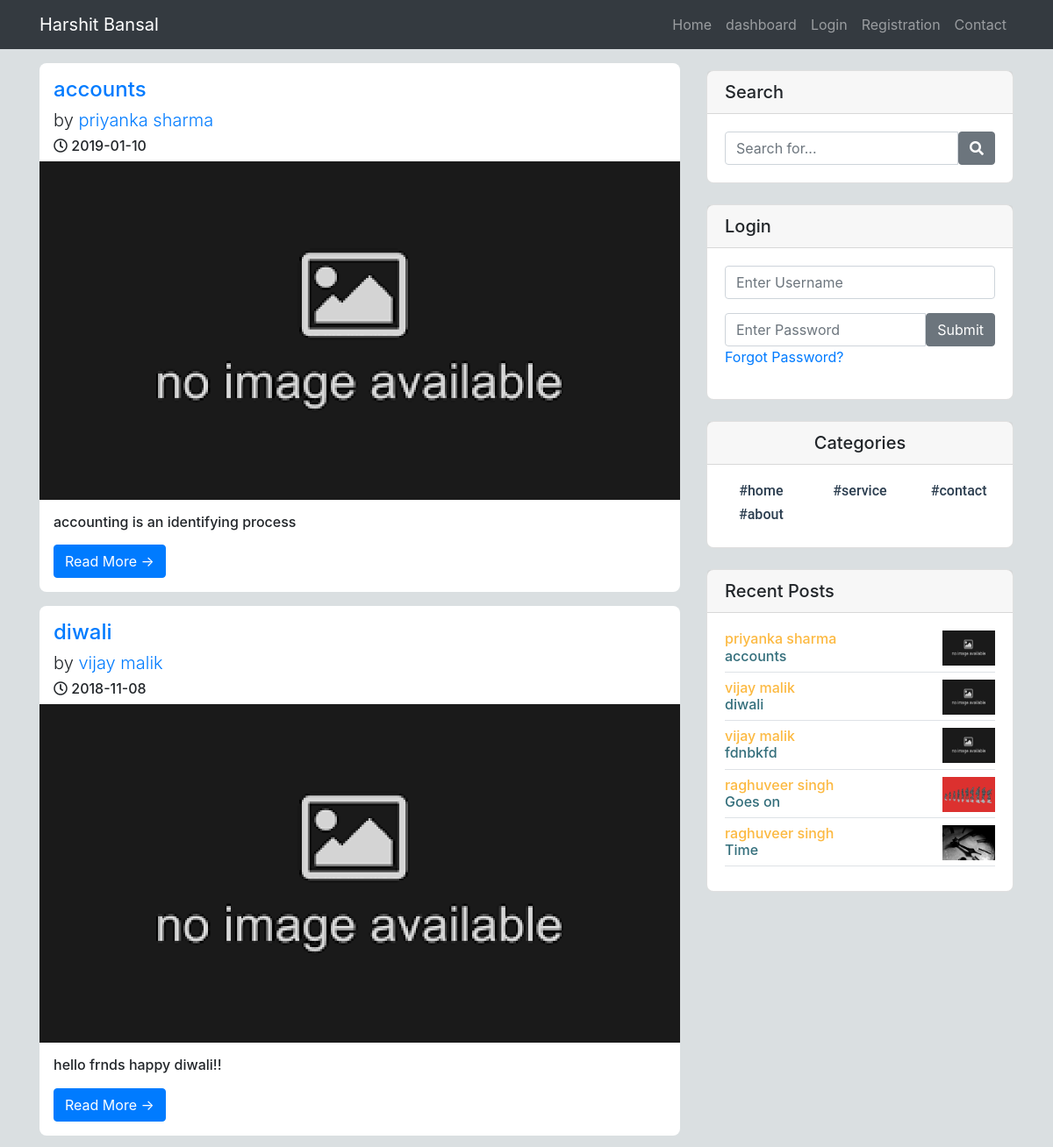
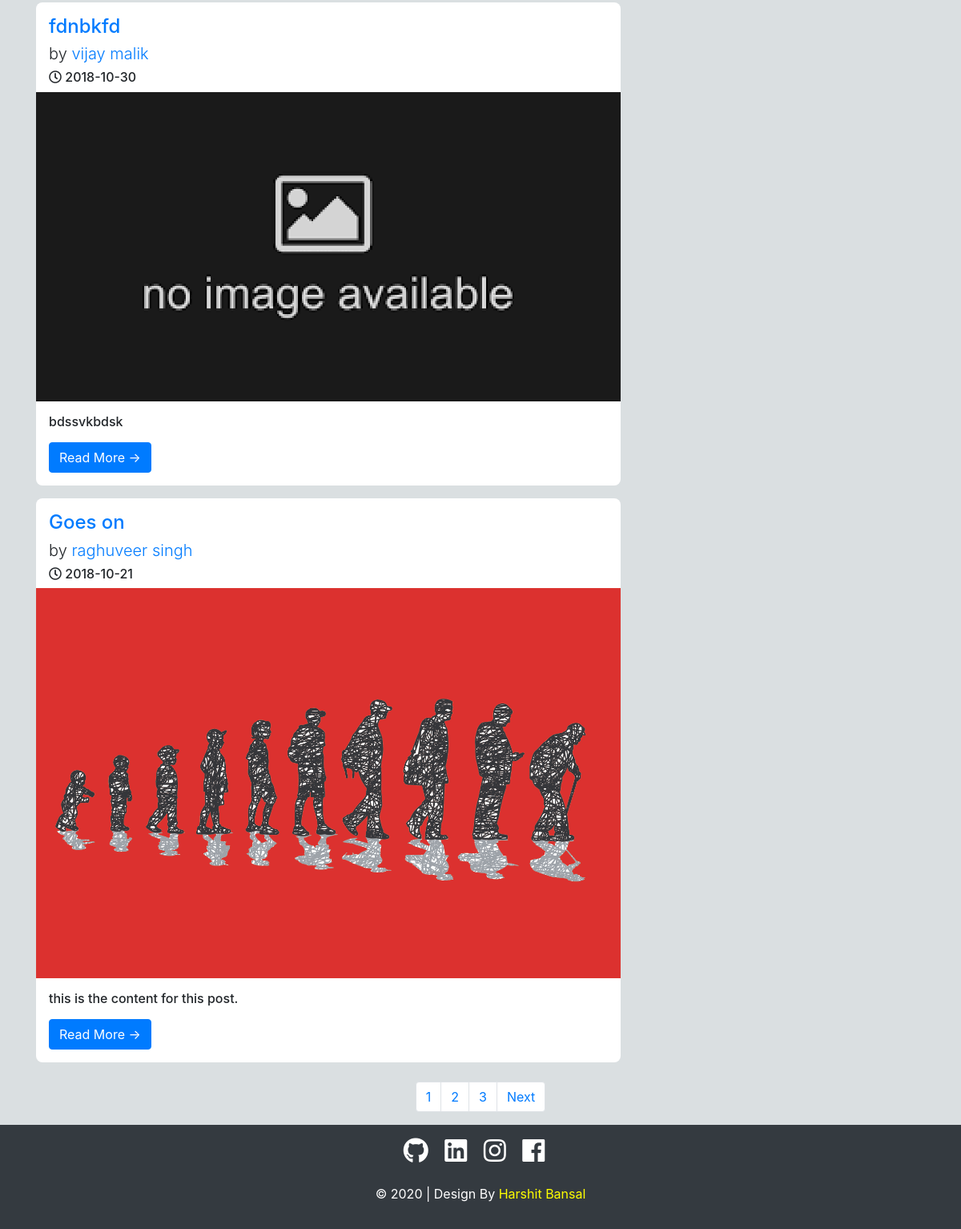
The page / on the database its author committed (2 pictures, top to bottom).
### tables this page shows
CREATE TABLE `posts` (
  `post_id` int(3) NOT NULL,
  `post_category_id` int(3) NOT NULL,
  `post_title` varchar(255) NOT NULL,
  `post_user` varchar(255) NOT NULL,
  `post_date` date NOT NULL,
  `post_image` text NOT NULL,
  `post_content` text NOT NULL,
  `post_tags` varchar(255) NOT NULL,
  `post_comment_count` int(11) NOT NULL,
  `post_status` varchar(255) NOT NULL DEFAULT 'draft',
  `post_views_count` int(11) NOT NULL
);

CREATE TABLE `users` (
  `user_id` int(3) NOT NULL,
  `username` varchar(255) NOT NULL,
  `user_password` varchar(255) NOT NULL,
  `user_firstname` varchar(255) NOT NULL,
  `user_lastname` varchar(255) NOT NULL,
  `user_email` varchar(255) NOT NULL,
  `user_image` text NOT NULL,
  `user_role` varchar(255) NOT NULL,
  `randSalt` varchar(255) NOT NULL DEFAULT '$2y$10$iusesomecrazystrings22',
  `token` text NOT NULL
);

CREATE TABLE `categories` (
  `cat_id` int(3) NOT NULL,
  `cat_title` varchar(255) NOT NULL,
  `cat_creator` varchar(20) NOT NULL,
  `cat_user` varchar(2000) NOT NULL
);

### includes/mainPageFunctions.php (called while the page is built, shortened)
<?php
function imagePlaceholder($image=''){
    if(!$image){
        return 'nopost.png';
    }
    else{
        return $image;
    }
}
?>

### index.php (the view, shortened to what this page needs)
<?php  include "includes/header.php"; ?>
<?php include "includes/navigation.php"; ?>
  <div class="container">
    <div class="row">
      <div class="col-md-8">
          <?php
            $per_page =4;
            if(isset($_GET['page'])){
              $page = $_GET['page'];
            }else{
              $page = "";
            }
            if($page == 1 || $page == ""){
              $page_1 = 0;
            }else{
              $page_1 = ($page * $per_page) -$per_page;
            }
            $post_query_count = "SELECT * FROM posts";
            $find_count = mysqli_query($connection,$post_query_count);
            $count = mysqli_num_rows($find_count);
            $count = ceil($count/$per_page);
            $query = "SELECT * FROM posts ORDER BY post_id DESC LIMIT $page_1 ,$per_page";
            $select_all_posts_query = mysqli_query($connection,$query);
            while($row = mysqli_fetch_assoc($select_all_posts_query)){
                $post_id = $row['post_id'];
                $post_title = $row['post_title'];
                $post_user = $row['post_user'];
                $post_date = $row['post_date'];
                $post_image = $row['post_image'];
                $post_content = $row['post_content'];
          ?>
        <div class="mt-3 p-3 view">
            <h4>
              <a href="post.php?p_id='<?php echo $post_id; ?>'"><?php echo $post_title; ?></a>
            </h4>
            <h5 class="lead">
                <?php
                $query = "SELECT * FROM users WHERE username = '$post_user' ";
                $select_user_query = mysqli_query($connection,$query);
                while($row = mysqli_fetch_assoc($select_user_query)){
                  $user_firstname = $row['user_firstname'];
                  $user_lastname = $row['user_lastname'];
                }
                $name = $user_firstname.' '.$user_lastname;
                ?>
                by <a href="profile.php?username='<?php echo $post_user; ?>'"><?php echo $name; ?></a>
            </h5>
            <h6> <i class="far fa-clock"></i> <?php echo $post_date; ?></h6>
            <div style="margin:-2.3%; margin-top:0;margin-bottom:0;">
                <a href="post.php?p_id='<?php echo $post_id; ?>'">
                <img class="img-fluid" src="images/<?php echo imagePlaceholder($post_image);?>" alt="img">
                </a>
            </div>
            <h6 class="my-3"><?php echo $post_content; ?></h6>
            <a href="post.php?p_id='<?php echo $post_id; ?>'" class="btn btn-primary">Read More &rarr;</a>
        </div>
        <?php } ?>
        <br>
      </div>
<?php  include "includes/sidebar.php"; ?>
    </div>
  </div>
<nav aria-label="Page navigation example">
  <ul class="pagination justify-content-center">
    <?php
      for($i=1;$i<=$count;$i++){
        if($i == $page){
          echo "<li class='page-item active'><a class='page-link' href='index.php?page={$i}'>{$i}</a></li>";
        }else{
          echo "<li class='page-item'><a class='page-link' href='index.php?page={$i}'>{$i}</a></li>";
        }
      }
      if(empty($_GET['page'])){
        echo "<li class='page-item'><a class='page-link' href='index.php?page=2'>Next</a></li>";
      }
    ?>
  </ul>
</nav>
<?php  include "includes/footer.php"; ?>

### includes/sidebar.php
<div class="col-md-4">
<div class="card my-4 view">
  <h5 class="card-header">Search</h5>
  <form action="search.php" method="POST">
  <div class="card-body">
    <div class="input-group">
      <input type="text" name="search" class="form-control" placeholder="Search for..." required>
      <span class="input-group-btn">
        <button name="submit" class="btn btn-secondary" type="submit"><i class="fas fa-search"></i></button>
      </span>
    </div>
  </div>
  </form>
</div>
<div class="card my-4 view">
  <?php if(isset($_SESSION['user_role'])): ?>
    <h5 class="card-header">Logged in as <?php echo $_SESSION['username']; ?></h5>
    <span class="input-group-btn text-center my-2">
    <a href="includes/logout.php" class="btn btn-primary">Logout</a>
    </span>
  <?php else: ?>
  <h5 class="card-header">Login</h5>
    <form action="includes/login.php" method="POST">
    <div class="card-body">
      <div class="form-group">
        <input type="text" name="username" class="form-control" placeholder="Enter Username">
      </div>
      <div class="input-group">
        <input type="password" name="password" class="form-control" placeholder="Enter Password">
        <span class="input-group-btn">
          <button name="login" class="btn btn-secondary" type="submit">Submit</button>
        </span>
      </div>
      <div class="form-group">
      <a href="forgot.php?forgot=<?php echo uniqid(true); ?>"> Forgot Password?</a>
      </div>
    </div>
    </form>
  <?php endif; ?>
</div>
<div class="card my-4 view">
  <h5 class="card-header text-center">Categories</h5>
  <div class="card-body">
      <div class="row">
          <?php
          $query = "SELECT * FROM categories";
          $categories_query = mysqli_query($connection,$query);
          while($row =  mysqli_fetch_assoc($categories_query)){
            $cat_title = $row['cat_title'];
            $cat_id = $row['cat_id'];
          ?>
          <div class="col-4 col-sm-3 col-lg-4">
              <ul class="list-unstyled mb-0">
                  <li class='nav-item text-center mb-2'>
                  <a style="font-family: roboto; color:#2c3e50;" href='categorymenu.php?category=<?php echo $cat_id; ?>'><h6><?php echo '#'.$cat_title; ?></h6></a></li>
              </ul>
          </div>
          <?php } ?>
      </div>
  </div>
</div>
<?php include "widget.php"; ?>
</div>

### includes/widget.php (shortened to what this page needs)
<div class="card view">
  <h5 class="card-header">Recent Posts</h5>
  <div class="card-body">
      <?php
      $query = "SELECT * FROM posts ORDER BY post_id DESC LIMIT 5";
      $select_all_posts_query = mysqli_query($connection,$query);
      while($row = mysqli_fetch_assoc($select_all_posts_query)){
          $post_id = $row['post_id'];
          $post_title = $row['post_title'];
          $post_user = $row['post_user'];
          $post_image = $row['post_image'];
      ?>
      <div class="media mb-2 border-bottom">
          <div class="media-body">
              <h6 class="mt-0 mb-0">
                  <?php
                  $query = "SELECT * FROM users WHERE username = '$post_user' ";
                  $select_user_query = mysqli_query($connection,$query);
                  while($row = mysqli_fetch_assoc($select_user_query)){
                    $user_firstname = $row['user_firstname'];
                    $user_lastname = $row['user_lastname'];
                  }
                  $name = $user_firstname.' '.$user_lastname;
                  ?>
                  <a style="color:#fcb941" href="profile.php?username='<?php echo $post_user; ?>'"><?php echo $name;?></a>
              </h6>
              <a href="post.php?p_id='<?php echo $post_id; ?>'">
              <h6 style="color:#336e7b"><?php echo $post_title; ?></h6>
              </a>
          </div>
          <a href="post.php?p_id='<?php echo $post_id; ?>'">
          <img src="images/<?php echo imagePlaceholder($post_image);?>" class="ml-auto" style="width:60px; height:40px;" alt="post_image">
          </a>
      </div>
      <?php } ?>
  </div>
</div>
<br>

### css/blog-home.css (style rules this page uses)
body { padding-top: 54px; }
@media (min-width: 992px) { body { padding-top: 56px; } }

### includes/header.php (style rules this page uses)
body { background-color:#dadfe1; }
.view { background-color:white; border-radius:8px; }

### rows shown on the page
posts: post_title "accounts", users.user_firstname+user_lastname "priyanka sharma", post_date "2019-01-10", post_content "accounting is an identifying process"
posts: post_title "diwali", users.user_firstname+user_lastname "vijay malik", post_date "2018-11-08", post_content "hello frnds happy diwali!!"
posts: post_title "fdnbkfd", users.user_firstname+user_lastname "vijay malik", post_date "2018-10-30", post_content "bdssvkbdsk"
posts: post_title "Goes on", users.user_firstname+user_lastname "raghuveer singh", post_date "2018-10-21", post_image (picture), post_content "this is the content for this post."
categories: cat_title "home"
categories: cat_title "service"
categories: cat_title "contact"
categories: cat_title "about"
posts: users.user_firstname+user_lastname "raghuveer singh", post_title "Time", post_image (picture)
